Frame 1 (no input): blank canvas, image omitted
Frame 60 (the mouse pressed at the canvas centre just before this capture): blank canvas, image omitted
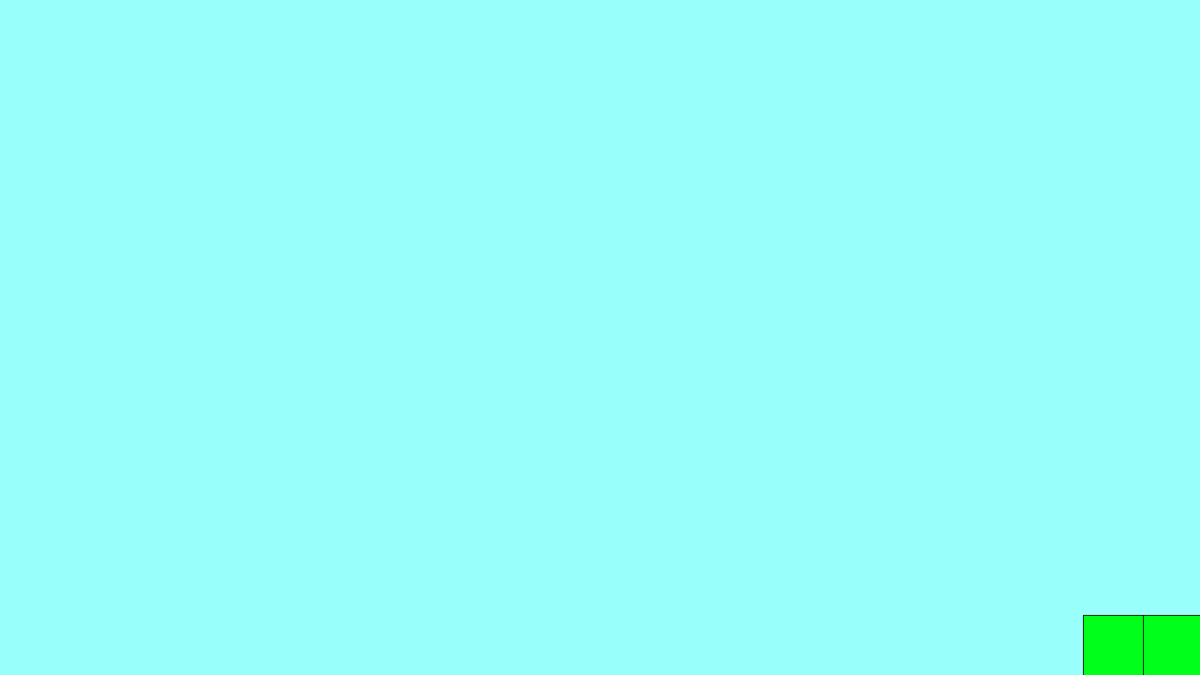
Frame 120 (the mouse held since frame 60 and released just before this capture)

The Processing sketch whose frames 1 and 60 were blank and that drew this single picture after the mouse press (run headless with seeded random() and noise(); from frame 60 on, the mouse is pressed at the canvas centre):

// Processing sketch: Doggo_Dash_RWG
// ── Doggo_Dash_RWG.pde
// Crucial Variables
final int worldLength = 22; // Size() untuk world yang kelihatan di screen
final int worldHeight = 20; // Maximum world height
final int blockSize = 80;

ArrayList<ArrayList<Integer>> world;

// RWG Variables
boolean canChangeElevation = true;
boolean canAddObstacle = true;
boolean currentlyAddingObstacle = false;

int currElevation = 0;
int postAddingTimer = 0;
int distance = 0;

int obstacleSize = 0; // RNG for obstacle size
int ravineDepth = 0; // RNG for ravine gap depth

/*
 * Free Roam World Designs
 */
int[][] world1 = {
  {1, 2, 2, 2, 2, 2, 2, 2, 2, 2, 2, 2, 2, 2, 2, 2, 2, 2, 2, 1},
  {1, 0, 0, 0, 0, 0, 0, 0, 0, 0, 0, 0, 0, 0, 0, 0, 0, 0, 0, 1},
  {1, 1, 0, 3, 0, 0, 3, 0, 0, 3, 0, 0, 3, 0, 0, 3, 0, 0, 3, 1},
  {1, 8, 0, 0, 0, 0, 0, 0, 0, 0, 0, 0, 0, 0, 0, 0, 0, 0, 0, 1},
  {1, 3, 0, 0, 3, 0, 0, 3, 0, 0, 3, 0, 0, 3, 0, 0, 3, 0, 0, 1},
  {1, 0, 0, 0, 0, 0, 0, 0, 0, 0, 0, 0, 0, 0, 0, 0, 0, 0, 0, 1},
  {1, 0, 3, 0, 0, 3, 0, 0, 3, 0, 0, 3, 0, 0, 3, 0, 0, 3, 0, 1},
  {1, 0, 0, 0, 0, 0, 0, 0, 0, 0, 0, 0, 0, 0, 0, 0, 0, 0, 0, 1},
  {1, 0, 0, 3, 0, 0, 3, 0, 0, 3, 0, 0, 3, 0, 0, 3, 0, 0, 3, 1},
  {1, 0, 0, 0, 0, 0, 0, 0, 0, 0, 0, 0, 0, 0, 0, 0, 0, 0, 0, 1},
  {1, 3, 0, 0, 3, 0, 0, 3, 0, 0, 3, 0, 0, 3, 0, 0, 3, 0, 0, 1},
  {1, 0, 0, 0, 0, 0, 0, 0, 0, 0, 0, 0, 0, 0, 0, 0, 0, 0, 0, 1},
  {1, 0, 3, 0, 0, 3, 0, 0, 3, 0, 0, 3, 0, 0, 3, 0, 0, 3, 0, 1},
  {1, 0, 0, 0, 0, 0, 0, 0, 0, 0, 0, 0, 0, 0, 0, 0, 0, 0, 0, 1},
  {1, 0, 0, 3, 0, 0, 3, 0, 0, 3, 0, 0, 3, 0, 0, 3, 0, 0, 3, 1},
  {1, 0, 0, 0, 0, 0, 0, 0, 0, 0, 0, 0, 0, 0, 0, 0, 0, 0, 0, 1},
  {1, 3, 0, 0, 3, 0, 0, 3, 0, 0, 3, 0, 0, 3, 0, 0, 3, 0, 0, 1},
  {1, 0, 0, 0, 0, 0, 0, 0, 0, 0, 0, 0, 0, 0, 0, 0, 0, 0, 0, 1},
  {1, 0, 3, 0, 0, 3, 0, 0, 3, 0, 0, 3, 0, 0, 3, 0, 0, 3, 0, 1},
  {1, 0, 0, 0, 0, 0, 0, 0, 0, 0, 0, 0, 0, 0, 0, 0, 0, 0, 0, 1},
  {1, 0, 0, 3, 0, 0, 3, 0, 0, 3, 0, 0, 3, 0, 0, 3, 0, 0, 3, 1},
  {1, 0, 0, 0, 0, 0, 0, 0, 0, 0, 0, 0, 0, 0, 0, 0, 0, 0, 0, 1},
  {1, 3, 0, 0, 3, 0, 0, 3, 0, 0, 3, 0, 0, 3, 0, 0, 3, 0, 0, 1},
  {1, 0, 0, 0, 0, 0, 0, 0, 0, 0, 0, 0, 0, 0, 0, 0, 0, 0, 0, 1},
  {1, 0, 3, 0, 0, 3, 0, 0, 3, 0, 0, 3, 0, 0, 3, 0, 0, 3, 0, 1},
  {1, 0, 0, 0, 0, 0, 0, 0, 0, 0, 0, 0, 0, 0, 0, 0, 0, 0, 0, 1},
  {1, 0, 0, 3, 0, 0, 3, 0, 0, 3, 0, 0, 3, 0, 0, 3, 0, 0, 3, 1},
  {1, 0, 0, 0, 0, 0, 0, 0, 0, 0, 0, 0, 0, 0, 0, 0, 0, 0, 0, 1},
  {1, 3, 0, 0, 3, 0, 0, 3, 0, 0, 3, 0, 0, 3, 0, 0, 3, 0, 0, 1},
  {1, 0, 0, 0, 0, 0, 0, 0, 0, 0, 0, 0, 0, 0, 0, 0, 0, 0, 0, 1},
  {1, 0, 3, 0, 0, 3, 0, 0, 3, 0, 0, 3, 0, 0, 3, 0, 0, 3, 0, 1},
  {1, 0, 0, 0, 0, 0, 0, 0, 0, 0, 0, 0, 0, 0, 0, 0, 0, 0, 0, 1},
  {1, 0, 0, 3, 0, 0, 3, 0, 0, 3, 0, 0, 3, 0, 0, 3, 0, 0, 3, 1},
  {1, 0, 0, 0, 0, 0, 0, 0, 0, 0, 0, 0, 0, 0, 0, 0, 0, 0, 0, 1},
  {1, 3, 0, 0, 3, 0, 0, 3, 0, 0, 3, 0, 0, 3, 0, 0, 3, 0, 0, 1},
  {1, 0, 0, 0, 0, 0, 0, 0, 0, 0, 0, 0, 0, 0, 0, 0, 0, 0, 0, 1},
  {1, 0, 3, 0, 0, 3, 0, 0, 3, 0, 0, 3, 0, 0, 3, 0, 0, 3, 0, 1},
  {1, 0, 0, 0, 0, 0, 0, 0, 0, 0, 0, 0, 0, 0, 0, 0, 0, 0, 0, 1},
  {1, 0, 0, 3, 0, 0, 3, 0, 0, 3, 0, 0, 3, 0, 0, 3, 0, 0, 3, 1},
  {1, 0, 0, 0, 0, 0, 0, 0, 0, 0, 0, 0, 0, 0, 0, 0, 0, 0, 0, 1},
  {1, 0, 0, 0, 0, 0, 0, 0, 0, 0, 0, 0, 0, 0, 0, 0, 0, 0, 0, 1},
  {1, 0, 0, 0, 0, 0, 0, 0, 0, 0, 0, 0, 0, 0, 0, 0, 0, 0, 0, 1},
  {1, 1, 1, 1, 1, 1, 1, 1, 1, 1, 1, 1, 1, 1, 1, 1, 1, 1, 1, 1},
};

int[][] world2 = {
  {1, 1, 1, 1, 1, 1, 1, 1, 1, 1, 1, 1, 1, 1, 1, 1, 1, 1, 1, 1},
  {1, 8, 0, 2, 2, 0, 2, 2, 0, 0, 2, 2, 0, 2, 2, 0, 0, 3, 0, 1},
  {1, 0, 0, 0, 0, 0, 0, 0, 0, 0, 0, 0, 0, 0, 0, 0, 0, 0, 0, 1},
  {1, 0, 0, 0, 0, 0, 0, 0, 0, 0, 0, 0, 0, 0, 0, 0, 0, 0, 3, 1},
  {1, 0, 0, 2, 2, 0, 2, 2, 0, 0, 2, 2, 0, 2, 2, 0, 0, 0, 0, 1},
  {1, 1, 1, 1, 1, 1, 1, 1, 1, 1, 1, 1, 1, 1, 1, 1, 1, 3, 0, 1},
  {1, 3, 0, 2, 1, 2, 0, 0, 0, 0, 0, 1, 1, 1, 1, 1, 0, 0, 0, 1},
  {1, 3, 0, 0, 2, 0, 0, 0, 1, 2, 0, 0, 1, 1, 1, 0, 0, 0, 0, 1},
  {1, 3, 0, 0, 0, 0, 0, 0, 1, 1, 2, 0, 0, 1, 0, 0, 0, 0, 0, 1},
  {1, 3, 0, 0, 2, 0, 0, 0, 1, 1, 1, 2, 0, 0, 0, 0, 0, 0, 0, 1},
  {1, 3, 1, 1, 1, 1, 1, 1, 1, 1, 1, 1, 1, 1, 1, 1, 1, 1, 1, 1},
  {1, 0, 0, 1, 2, 2, 2, 1, 2, 2, 2, 1, 2, 2, 2, 1, 1, 1, 1, 1},
  {1, 0, 0, 0, 0, 0, 0, 0, 0, 0, 0, 0, 0, 0, 0, 0, 3, 0, 0, 1},
  {1, 0, 0, 0, 0, 0, 0, 0, 0, 0, 0, 0, 0, 0, 0, 0, 0, 3, 0, 1},
  {1, 0, 0, 0, 0, 0, 0, 0, 0, 0, 0, 0, 0, 0, 0, 0, 0, 0, 3, 1},
  {1, 1, 1, 1, 1, 1, 1, 1, 1, 1, 1, 1, 1, 1, 1, 1, 1, 3, 0, 1},
  {1, 1, 2, 1, 2, 1, 2, 1, 2, 1, 2, 1, 2, 1, 2, 1, 3, 0, 0, 1},
  {1, 1, 0, 1, 0, 1, 0, 1, 0, 1, 0, 1, 0, 1, 0, 1, 3, 0, 0, 1},
  {1, 0, 0, 0, 0, 0, 0, 0, 0, 0, 0, 0, 0, 0, 0, 0, 0, 0, 0, 1},
  {1, 3, 0, 0, 0, 0, 0, 0, 0, 0, 0, 0, 0, 0, 0, 0, 0, 0, 2, 1},
  {1, 0, 3, 1, 1, 1, 1, 1, 1, 1, 1, 1, 1, 1, 1, 1, 1, 1, 1, 1},
  {1, 0, 0, 0, 0, 1, 1, 2, 1, 2, 2, 2, 2, 3, 0, 1, 1, 0, 0, 1},
  {1, 0, 0, 0, 0, 1, 1, 0, 0, 0, 0, 0, 0, 3, 0, 2, 2, 0, 9, 1},
  {1, 0, 0, 0, 0, 0, 0, 0, 0, 0, 0, 0, 0, 3, 0, 0, 0, 0, 0, 1},
  {1, 0, 0, 0, 0, 2, 2, 0, 1, 0, 0, 0, 0, 3, 0, 2, 2, 0, 0, 1},
  {1, 1, 1, 1, 1, 1, 1, 1, 1, 1, 1, 1, 1, 3, 1, 1, 1, 1, 1, 1},
  {1, 2, 2, 1, 2, 2, 1, 2, 2, 1, 2, 2, 1, 0, 0, 0, 0, 0, 3, 1},
  {1, 0, 3, 0, 0, 0, 0, 0, 0, 0, 0, 0, 1, 0, 2, 2, 2, 2, 3, 1},
  {1, 0, 3, 0, 0, 0, 0, 0, 0, 0, 0, 0, 1, 1, 1, 1, 1, 1, 3, 1},
  {1, 0, 3, 0, 0, 0, 0, 0, 0, 0, 0, 0, 0, 0, 0, 0, 0, 0, 0, 1},
  {1, 3, 3, 3, 1, 1, 1, 1, 1, 1, 1, 1, 1, 1, 1, 1, 1, 1, 1, 1},
  {1, 0, 0, 0, 0, 1, 2, 2, 2, 2, 1, 2, 2, 2, 2, 1, 2, 2, 2, 1},
  {1, 0, 0, 0, 0, 0, 0, 0, 0, 0, 0, 0, 0, 0, 0, 0, 0, 0, 3, 1},
  {1, 0, 0, 0, 0, 0, 0, 0, 0, 0, 0, 0, 0, 0, 0, 0, 0, 0, 3, 1},
  {1, 0, 0, 0, 0, 0, 0, 0, 0, 0, 0, 0, 0, 0, 0, 0, 0, 0, 3, 1},
  {1, 1, 1, 1, 1, 1, 1, 1, 1, 1, 1, 1, 1, 1, 1, 1, 1, 1, 3, 1},
  {1, 0, 0, 0, 0, 0, 0, 0, 1, 1, 1, 3, 0, 0, 0, 1, 1, 1, 3, 1},
  {1, 0, 9, 0, 1, 1, 2, 0, 0, 1, 1, 3, 1, 2, 0, 0, 1, 1, 3, 1},
  {1, 0, 0, 0, 1, 1, 1, 2, 0, 0, 1, 3, 1, 1, 2, 0, 0, 1, 3, 1},
  {1, 2, 2, 2, 1, 1, 1, 1, 2, 0, 0, 0, 1, 1, 1, 2, 0, 0, 0, 1},
  {1, 1, 1, 1, 1, 1, 1, 1, 1, 1, 1, 1, 1, 1, 1, 1, 1, 1, 1, 1},
};
/*
 */

// Setup
void setup() {
  size(1600, 900);
  background(152, 255, 250);
  
  world = new ArrayList<ArrayList<Integer>>();
  initializeEmptyAir();
}

// THE REAL DEAL
void updateWorld() {
    // Variables
    int rng1; // Elevation addjust or not
    int rng2; // Create obstacle or not

    int elevationType; // Increase or Decrease
    int obstacleType; // Obstacle Type
    
    // Initialize world fraction
    ArrayList<Integer> worldFraction = new ArrayList<Integer>();
    for (int i = 0; i < worldHeight; i++) {
        worldFraction.add(0);
    }
    
    // Delete the last part    
    world.remove(0); // Unload the leftmost fraction

    // Initialize RNG
    rng1 = int(random(0, 10));
    rng2 = int(random(0, 10));
    elevationType = int(random(0, 3));

    /*
     * Elevation Adjust Starts
     */
    if (rng1 == 0 && canChangeElevation) {
        // Elevation Decrease
        if (elevationType == 0 && currElevation != 0) {
            obstacleSize = int(random(0, currElevation));
            currElevation -= obstacleSize;
            postAddingTimer = 3 + obstacleSize;
        }

        // Elevation Increase
        else if (currElevation < 15) {
            obstacleSize = int(random(0, 5)) == 0 ? 2 : 1;
            currElevation += obstacleSize;
            postAddingTimer = 3;
        }

        // Variable Update
        canChangeElevation = false;
        canAddObstacle = false;
    }
    /*
     * Elevation Adjust Ends
     */

    /*
     * Obstacle Creation Starts
     */
    if (rng2 == 0 && canAddObstacle) {
        obstacleType = int(random(0, 5));

        // Gap Jump
        if (obstacleType == 0 && currElevation > 0) {
            obstacleSize = int(random(0, 5)) + 1;
            ravineDepth = int(random(0, currElevation)) + 1;
            postAddingTimer = obstacleSize + 1;
        }

        // Spike
        else {
            obstacleSize = int(random(0, 3)) + 1;
            postAddingTimer = obstacleSize + 2;
        }

        // Variable Update
        currentlyAddingObstacle = true;
        canChangeElevation = false;
        canAddObstacle = false;
    }
    /*
     * Obstacle Creation Ends
     */

    // Generate Obstacles
    if (currentlyAddingObstacle) {
        worldFraction.set(currElevation - ravineDepth, 2);
        obstacleSize--;
    }

    if (obstacleSize <= 0) {
        currentlyAddingObstacle = false;
        obstacleSize = 0;
    }

    // Update Timer
    postAddingTimer--;

    if (postAddingTimer <= 0) {
        canChangeElevation = true;
        canAddObstacle = true;

        ravineDepth = 0;
        postAddingTimer = 0;
    }

    // Generate obstacle 1 based on the elevation
    for (int i = 0; i < currElevation - ravineDepth; i++) {
        worldFraction.set(i, 1);
    }

    // Put the generated fraction
    world.add(worldFraction);
}

// Buat initialize worldnya biar empty alias ada ruang buat start
void initializeEmptyAir() {
    for (int i = 0; i < worldLength; i++) {
        ArrayList<Integer> newFraction = new ArrayList<Integer>();
        
        for (int j = 0; j < worldHeight; j++) {
            newFraction.add(0);
        }
        
        world.add(newFraction);
    }
}

void drawWorld() {
  for (int i = 0; i < 22; i++) {
    for (int j = 0; j < 20; j++) {
      if (world.get(i).get(j) == 1) {
        fill(0, 255, 27);
        rect((i * blockSize) - (distance % 80), (height - ((j + 1) * blockSize)), blockSize, blockSize);
      }
      else if (world.get(i).get(j) == 2) {
        fill(84);
        triangle((i * blockSize) - (distance % 80), (height - (j * blockSize)), ((i + 1) * blockSize) - (distance % 80), (height - (j * blockSize)), (blockSize / 2) + (i * blockSize) - (distance % 80), (height - ((j + 1) * blockSize)));
      }
    }
  }
}

void draw() {
    background(152, 255, 250);
    
    if (distance % 80 == 0) {
      updateWorld();
    }
    
    drawWorld();

    distance += 4;
}
